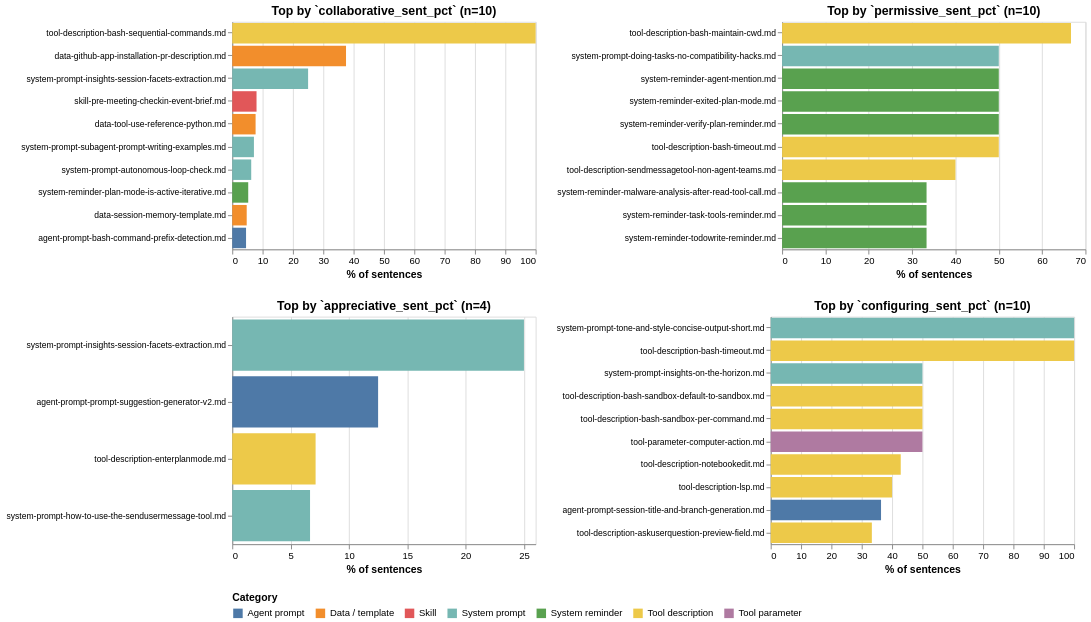

Here is the notebook cell this chart was saved with:
### Markdown cell above
**What to look for**: the `collaborative` and `appreciative` rows stay near zero across **every** category. That uniform absence is the welfare-relevant finding — Claude Code system prompts are nowhere interpersonal, gratitude-bearing, or shared-agency. The `imperative` and `directive` rows dominate. `configuring` lights up most strongly in **Tool descriptions** (config / parameter speech is concentrated where tool semantics get specified).

### Per-file outliers — top 10 files for each attested class

Four panels showing which individual files contribute most to each class. For `collaborative` and `appreciative` (near-zero overall), the panels surface the few files that do attest the class — useful as concrete examples of what the absent register would look like if it were present. For `permissive` and `configuring`, the panels rank the top files by their per-sentence rate.

### Code cell


### Figure 1 — Vega-Lite specification as saved in the notebook (floating-point values rounded to 4 significant figures)
{"config": {"view": {"continuousWidth": 300, "continuousHeight": 300}}, "vconcat": [{"hconcat": [{"data": {"name": "data-3f065d6b54aca9d928df5dfa611825ca"}, "mark": {"type": "bar"}, "encoding": {"color": {"field": "category", "legend": {"columns": 7, "orient": "bottom", "title": "Category"}, "scale": {"domain": ["Agent prompt", "Data / template", "Skill", "System prompt", "System reminder", "Tool description", "Tool parameter"], "range": ["#4e79a7", "#f28e2c", "#e15759", "#76b7b2", "#59a14f", "#edc949", "#af7aa1"]}, "type": "nominal"}, "tooltip": [{"field": "path", "type": "nominal"}, {"field": "category", "type": "nominal"}, {"field": "collaborative_sent_pct", "format": ".2f", "title": "collaborative sent %", "type": "quantitative"}], "x": {"field": "collaborative_sent_pct", "title": "% of sentences", "type": "quantitative"}, "y": {"axis": {"labelFontSize": 9, "labelLimit": 300}, "field": "path", "sort": "-x", "title": null, "type": "nominal"}}, "height": 240, "title": "Top by `collaborative_sent_pct` (n=10)", "width": 320}, {"data": {"name": "data-83de457b9a3240d590864f78d14545ea"}, "mark": {"type": "bar"}, "encoding": {"color": {"field": "category", "legend": {"columns": 7, "orient": "bottom", "title": "Category"}, "scale": {"domain": ["Agent prompt", "Data / template", "Skill", "System prompt", "System reminder", "Tool description", "Tool parameter"], "range": ["#4e79a7", "#f28e2c", "#e15759", "#76b7b2", "#59a14f", "#edc949", "#af7aa1"]}, "type": "nominal"}, "tooltip": [{"field": "path", "type": "nominal"}, {"field": "category", "type": "nominal"}, {"field": "permissive_sent_pct", "format": ".2f", "title": "permissive sent %", "type": "quantitative"}], "x": {"field": "permissive_sent_pct", "title": "% of sentences", "type": "quantitative"}, "y": {"axis": {"labelFontSize": 9, "labelLimit": 300}, "field": "path", "sort": "-x", "title": null, "type": "nominal"}}, "height": 240, "title": "Top by `permissive_sent_pct` (n=10)", "width": 320}]}, {"hconcat": [{"data": {"name": "data-51ece0a01498f79b8eacdddca6c8a162"}, "mark": {"type": "bar"}, "encoding": {"color": {"field": "category", "legend": {"columns": 7, "orient": "bottom", "title": "Category"}, "scale": {"domain": ["Agent prompt", "Data / template", "Skill", "System prompt", "System reminder", "Tool description", "Tool parameter"], "range": ["#4e79a7", "#f28e2c", "#e15759", "#76b7b2", "#59a14f", "#edc949", "#af7aa1"]}, "type": "nominal"}, "tooltip": [{"field": "path", "type": "nominal"}, {"field": "category", "type": "nominal"}, {"field": "appreciative_sent_pct", "format": ".2f", "title": "appreciative sent %", "type": "quantitative"}], "x": {"field": "appreciative_sent_pct", "title": "% of sentences", "type": "quantitative"}, "y": {"axis": {"labelFontSize": 9, "labelLimit": 300}, "field": "path", "sort": "-x", "title": null, "type": "nominal"}}, "height": 240, "title": "Top by `appreciative_sent_pct` (n=4)", "width": 320}, {"data": {"name": "data-2cc24ed1fa8a4c0d561dca22fed55f76"}, "mark": {"type": "bar"}, "encoding": {"color": {"field": "category", "legend": {"columns": 7, "orient": "bottom", "title": "Category"}, "scale": {"domain": ["Agent prompt", "Data / template", "Skill", "System prompt", "System reminder", "Tool description", "Tool parameter"], "range": ["#4e79a7", "#f28e2c", "#e15759", "#76b7b2", "#59a14f", "#edc949", "#af7aa1"]}, "type": "nominal"}, "tooltip": [{"field": "path", "type": "nominal"}, {"field": "category", "type": "nominal"}, {"field": "configuring_sent_pct", "format": ".2f", "title": "configuring sent %", "type": "quantitative"}], "x": {"field": "configuring_sent_pct", "title": "% of sentences", "type": "quantitative"}, "y": {"axis": {"labelFontSize": 9, "labelLimit": 300}, "field": "path", "sort": "-x", "title": null, "type": "nominal"}}, "height": 240, "title": "Top by `configuring_sent_pct` (n=10)", "width": 320}]}], "$schema": "https://vega.github.io/schema/vega-lite/v6.4.1.json", "datasets": {"data-3f065d6b54aca9d928df5dfa611825ca": [{"path": "tool-description-bash-sequential-commands.md", "category": "Tool description", "collaborative_sent_pct": 100.0, "permissive_sent_pct": 0.0, "appreciative_sent_pct": 0.0, "imperative_sent_pct": 100.0, "directive_sent_pct": 100.0, "configuring_sent_pct": 0.0}, {"path": "data-github-app-installation-pr-description.md", "category": "Data / template", "collaborative_sent_pct": 37.5, "permissive_sent_pct": 0.0, "appreciative_sent_pct": 0.0, "imperative_sent_pct": 25.0, "directive_sent_pct": 0.0, "configuring_sent_pct": 12.5}, {"path": "system-prompt-insights-session-facets-extraction.md", "category": "System prompt", "collaborative_sent_pct": 25.0, "permissive_sent_pct": 25.0, "appreciative_sent_pct": 25.0, "imperative_sent_pct": 50.0, "directive_sent_pct": 25.0, "configuring_sent_pct": 0.0}, {"path": "skill-pre-meeting-checkin-event-brief.md", "category": "Skill", "collaborative_sent_pct": 8.0, "permissive_sent_pct": 4.0, "appreciative_sent_pct": 0.0, "imperative_sent_pct": 24.0, "directive_sent_pct": 4.0, "configuring_sent_pct": 0.0}, {"path": "data-tool-use-reference-python.md", "category": "Data / template", "collaborative_sent_pct": 7.692, "permissive_sent_pct": 0.0, "appreciative_sent_pct": 0.0, "imperative_sent_pct": 46.15, "directive_sent_pct": 0.0, "configuring_sent_pct": 7.692}, {"path": "system-prompt-subagent-prompt-writing-examples.md", "category": "System prompt", "collaborative_sent_pct": 7.143, "permissive_sent_pct": 0.0, "appreciative_sent_pct": 0.0, "imperative_sent_pct": 14.29, "directive_sent_pct": 7.143, "configuring_sent_pct": 7.143}, {"path": "system-prompt-autonomous-loop-check.md", "category": "System prompt", "collaborative_sent_pct": 6.25, "permissive_sent_pct": 0.0, "appreciative_sent_pct": 0.0, "imperative_sent_pct": 43.75, "directive_sent_pct": 18.75, "configuring_sent_pct": 0.0}, {"path": "system-reminder-plan-mode-is-active-iterative.md", "category": "System reminder", "collaborative_sent_pct": 5.263, "permissive_sent_pct": 5.263, "appreciative_sent_pct": 0.0, "imperative_sent_pct": 63.16, "directive_sent_pct": 36.84, "configuring_sent_pct": 10.53}, {"path": "data-session-memory-template.md", "category": "Data / template", "collaborative_sent_pct": 4.762, "permissive_sent_pct": 0.0, "appreciative_sent_pct": 0.0, "imperative_sent_pct": 4.762, "directive_sent_pct": 9.524, "configuring_sent_pct": 0.0}, {"path": "agent-prompt-bash-command-prefix-detection.md", "category": "Agent prompt", "collaborative_sent_pct": 4.545, "permissive_sent_pct": 0.0, "appreciative_sent_pct": 0.0, "imperative_sent_pct": 22.73, "directive_sent_pct": 13.64, "configuring_sent_pct": 4.545}], "data-83de457b9a3240d590864f78d14545ea": [{"path": "tool-description-bash-maintain-cwd.md", "category": "Tool description", "collaborative_sent_pct": 0.0, "permissive_sent_pct": 66.67, "appreciative_sent_pct": 0.0, "imperative_sent_pct": 66.67, "directive_sent_pct": 33.33, "configuring_sent_pct": 0.0}, {"path": "system-prompt-doing-tasks-no-compatibility-hacks.md", "category": "System prompt", "collaborative_sent_pct": 0.0, "permissive_sent_pct": 50.0, "appreciative_sent_pct": 0.0, "imperative_sent_pct": 50.0, "directive_sent_pct": 0.0, "configuring_sent_pct": 0.0}, {"path": "system-reminder-agent-mention.md", "category": "System reminder", "collaborative_sent_pct": 0.0, "permissive_sent_pct": 50.0, "appreciative_sent_pct": 0.0, "imperative_sent_pct": 50.0, "directive_sent_pct": 0.0, "configuring_sent_pct": 0.0}, {"path": "system-reminder-exited-plan-mode.md", "category": "System reminder", "collaborative_sent_pct": 0.0, "permissive_sent_pct": 50.0, "appreciative_sent_pct": 0.0, "imperative_sent_pct": 0.0, "directive_sent_pct": 0.0, "configuring_sent_pct": 0.0}, {"path": "system-reminder-verify-plan-reminder.md", "category": "System reminder", "collaborative_sent_pct": 0.0, "permissive_sent_pct": 50.0, "appreciative_sent_pct": 0.0, "imperative_sent_pct": 50.0, "directive_sent_pct": 0.0, "configuring_sent_pct": 0.0}, {"path": "tool-description-bash-timeout.md", "category": "Tool description", "collaborative_sent_pct": 0.0, "permissive_sent_pct": 50.0, "appreciative_sent_pct": 0.0, "imperative_sent_pct": 0.0, "directive_sent_pct": 0.0, "configuring_sent_pct": 100.0}, {"path": "tool-description-sendmessagetool-non-agent-teams.md", "category": "Tool description", "collaborative_sent_pct": 0.0, "permissive_sent_pct": 40.0, "appreciative_sent_pct": 0.0, "imperative_sent_pct": 60.0, "directive_sent_pct": 20.0, "configuring_sent_pct": 20.0}, {"path": "system-reminder-malware-analysis-after-read-tool-call.md", "category": "System reminder", "collaborative_sent_pct": 0.0, "permissive_sent_pct": 33.33, "appreciative_sent_pct": 0.0, "imperative_sent_pct": 0.0, "directive_sent_pct": 50.0, "configuring_sent_pct": 0.0}, {"path": "system-reminder-task-tools-reminder.md", "category": "System reminder", "collaborative_sent_pct": 0.0, "permissive_sent_pct": 33.33, "appreciative_sent_pct": 0.0, "imperative_sent_pct": 66.67, "directive_sent_pct": 16.67, "configuring_sent_pct": 16.67}, {"path": "system-reminder-todowrite-reminder.md", "category": "System reminder", "collaborative_sent_pct": 0.0, "permissive_sent_pct": 33.33, "appreciative_sent_pct": 0.0, "imperative_sent_pct": 66.67, "directive_sent_pct": 16.67, "configuring_sent_pct": 0.0}], "data-51ece0a01498f79b8eacdddca6c8a162": [{"path": "system-prompt-insights-session-facets-extraction.md", "category": "System prompt", "collaborative_sent_pct": 25.0, "permissive_sent_pct": 25.0, "appreciative_sent_pct": 25.0, "imperative_sent_pct": 50.0, "directive_sent_pct": 25.0, "configuring_sent_pct": 0.0}, {"path": "agent-prompt-prompt-suggestion-generator-v2.md", "category": "Agent prompt", "collaborative_sent_pct": 0.0, "permissive_sent_pct": 0.0, "appreciative_sent_pct": 12.5, "imperative_sent_pct": 37.5, "directive_sent_pct": 25.0, "configuring_sent_pct": 0.0}, {"path": "tool-description-enterplanmode.md", "category": "Tool description", "collaborative_sent_pct": 0.0, "permissive_sent_pct": 7.143, "appreciative_sent_pct": 7.143, "imperative_sent_pct": 35.71, "directive_sent_pct": 35.71, "configuring_sent_pct": 0.0}, {"path": "system-prompt-how-to-use-the-sendusermessage-tool.md", "category": "System prompt", "collaborative_sent_pct": 0.0, "permissive_sent_pct": 6.667, "appreciative_sent_pct": 6.667, "imperative_sent_pct": 26.67, "directive_sent_pct": 13.33, "configuring_sent_pct": 0.0}], "data-2cc24ed1fa8a4c0d561dca22fed55f76": [{"path": "system-prompt-tone-and-style-concise-output-short.md", "category": "System prompt", "collaborative_sent_pct": 0.0, "permissive_sent_pct": 0.0, "appreciative_sent_pct": 0.0, "imperative_sent_pct": 0.0, "directive_sent_pct": 100.0, "configuring_sent_pct": 100.0}, {"path": "tool-description-bash-timeout.md", "category": "Tool description", "collaborative_sent_pct": 0.0, "permissive_sent_pct": 50.0, "appreciative_sent_pct": 0.0, "imperative_sent_pct": 0.0, "directive_sent_pct": 0.0, "configuring_sent_pct": 100.0}, {"path": "system-prompt-insights-on-the-horizon.md", "category": "System prompt", "collaborative_sent_pct": 0.0, "permissive_sent_pct": 0.0, "appreciative_sent_pct": 0.0, "imperative_sent_pct": 50.0, "directive_sent_pct": 0.0, "configuring_sent_pct": 50.0}, {"path": "tool-description-bash-sandbox-default-to-sandbox.md", "category": "Tool description", "collaborative_sent_pct": 0.0, "permissive_sent_pct": 0.0, "appreciative_sent_pct": 0.0, "imperative_sent_pct": 50.0, "directive_sent_pct": 100.0, "configuring_sent_pct": 50.0}, {"path": "tool-description-bash-sandbox-per-command.md", "category": "Tool description", "collaborative_sent_pct": 0.0, "permissive_sent_pct": 0.0, "appreciative_sent_pct": 0.0, "imperative_sent_pct": 50.0, "directive_sent_pct": 50.0, "configuring_sent_pct": 50.0}, {"path": "tool-parameter-computer-action.md", "category": "Tool parameter", "collaborative_sent_pct": 0.0, "permissive_sent_pct": 0.0, "appreciative_sent_pct": 0.0, "imperative_sent_pct": 78.57, "directive_sent_pct": 0.0, "configuring_sent_pct": 50.0}, {"path": "tool-description-notebookedit.md", "category": "Tool description", "collaborative_sent_pct": 0.0, "permissive_sent_pct": 0.0, "appreciative_sent_pct": 0.0, "imperative_sent_pct": 14.29, "directive_sent_pct": 14.29, "configuring_sent_pct": 42.86}, {"path": "tool-description-lsp.md", "category": "Tool description", "collaborative_sent_pct": 0.0, "permissive_sent_pct": 0.0, "appreciative_sent_pct": 0.0, "imperative_sent_pct": 40.0, "directive_sent_pct": 20.0, "configuring_sent_pct": 40.0}, {"path": "agent-prompt-session-title-and-branch-generation.md", "category": "Agent prompt", "collaborative_sent_pct": 0.0, "permissive_sent_pct": 9.091, "appreciative_sent_pct": 0.0, "imperative_sent_pct": 18.18, "directive_sent_pct": 54.55, "configuring_sent_pct": 36.36}, {"path": "tool-description-askuserquestion-preview-field.md", "category": "Tool description", "collaborative_sent_pct": 0.0, "permissive_sent_pct": 0.0, "appreciative_sent_pct": 0.0, "imperative_sent_pct": 33.33, "directive_sent_pct": 66.67, "configuring_sent_pct": 33.33}]}}
